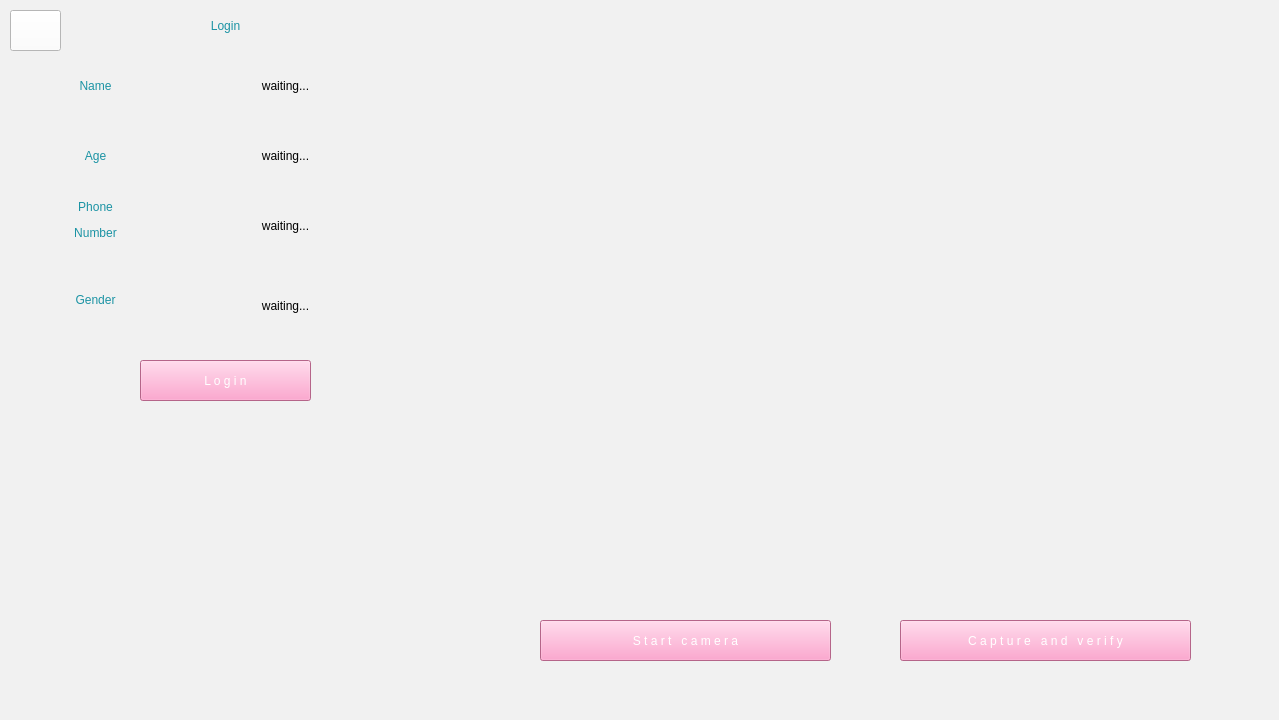
<?xml version="1.0" encoding="UTF-8"?>
<ui version="4.0">
 <class>MainWindow</class>
 <widget class="QMainWindow" name="MainWindow">
  <property name="geometry">
   <rect>
    <x>0</x>
    <y>0</y>
    <width>1279</width>
    <height>720</height>
   </rect>
  </property>
  <property name="windowTitle">
   <string>MainWindow</string>
  </property>
  <property name="styleSheet">
   <string notr="true">background-color: rgb(241, 241, 241);</string>
  </property>
  <widget class="QWidget" name="centralwidget">
   <widget class="QLabel" name="label">
    <property name="geometry">
     <rect>
      <x>-40</x>
      <y>330</y>
      <width>611</width>
      <height>371</height>
     </rect>
    </property>
    <property name="text">
     <string/>
    </property>
    <property name="pixmap">
     <pixmap>../Images/2749712.jpg</pixmap>
    </property>
    <property name="scaledContents">
     <bool>true</bool>
    </property>
   </widget>
   <widget class="QLabel" name="label_2">
    <property name="geometry">
     <rect>
      <x>100</x>
      <y>10</y>
      <width>251</width>
      <height>31</height>
     </rect>
    </property>
    <property name="styleSheet">
     <string notr="true">font: 20pt &quot;Lemon/Milk&quot;;
color: rgb(27, 147, 164);</string>
    </property>
    <property name="text">
     <string>Login</string>
    </property>
    <property name="alignment">
     <set>Qt::AlignCenter</set>
    </property>
   </widget>
   <widget class="QLabel" name="label_6">
    <property name="geometry">
     <rect>
      <x>50</x>
      <y>270</y>
      <width>91</width>
      <height>61</height>
     </rect>
    </property>
    <property name="styleSheet">
     <string notr="true">font: 14pt &quot;Lemon/Milk&quot;;
color: rgb(27, 147, 164);</string>
    </property>
    <property name="text">
     <string>&lt;html&gt;&lt;head/&gt;&lt;body&gt;&lt;p&gt;Gender&lt;/p&gt;&lt;/body&gt;&lt;/html&gt;</string>
    </property>
    <property name="alignment">
     <set>Qt::AlignCenter</set>
    </property>
   </widget>
   <widget class="QLabel" name="label_3">
    <property name="geometry">
     <rect>
      <x>50</x>
      <y>70</y>
      <width>91</width>
      <height>31</height>
     </rect>
    </property>
    <property name="styleSheet">
     <string notr="true">font: 14pt &quot;Lemon/Milk&quot;;
color: rgb(27, 147, 164);</string>
    </property>
    <property name="text">
     <string>Name</string>
    </property>
    <property name="alignment">
     <set>Qt::AlignCenter</set>
    </property>
   </widget>
   <widget class="QLabel" name="label_4">
    <property name="geometry">
     <rect>
      <x>50</x>
      <y>140</y>
      <width>91</width>
      <height>31</height>
     </rect>
    </property>
    <property name="styleSheet">
     <string notr="true">font: 14pt &quot;Lemon/Milk&quot;;
color: rgb(27, 147, 164);</string>
    </property>
    <property name="text">
     <string>Age</string>
    </property>
    <property name="alignment">
     <set>Qt::AlignCenter</set>
    </property>
   </widget>
   <widget class="QLabel" name="label_5">
    <property name="geometry">
     <rect>
      <x>50</x>
      <y>190</y>
      <width>91</width>
      <height>61</height>
     </rect>
    </property>
    <property name="styleSheet">
     <string notr="true">font: 14pt &quot;Lemon/Milk&quot;;
color: rgb(27, 147, 164);</string>
    </property>
    <property name="text">
     <string>&lt;html&gt;&lt;head/&gt;&lt;body&gt;&lt;p&gt;Phone&lt;/p&gt;&lt;p&gt;Number&lt;/p&gt;&lt;/body&gt;&lt;/html&gt;</string>
    </property>
    <property name="alignment">
     <set>Qt::AlignCenter</set>
    </property>
   </widget>
   <widget class="QLabel" name="image_label">
    <property name="geometry">
     <rect>
      <x>450</x>
      <y>-20</y>
      <width>831</width>
      <height>631</height>
     </rect>
    </property>
    <property name="styleSheet">
     <string notr="true"/>
    </property>
    <property name="text">
     <string/>
    </property>
   </widget>
   <widget class="QPushButton" name="control_bt">
    <property name="geometry">
     <rect>
      <x>540</x>
      <y>620</y>
      <width>291</width>
      <height>41</height>
     </rect>
    </property>
    <property name="styleSheet">
     <string notr="true">font: 12pt &quot;Lemon/Milk&quot;;color: rgb(255, 255, 255);background-color: rgb(253, 142, 192);</string>
    </property>
    <property name="text">
     <string>S t a r t   c a m e r a</string>
    </property>
   </widget>
   <widget class="QLabel" name="namelabel">
    <property name="geometry">
     <rect>
      <x>140</x>
      <y>70</y>
      <width>291</width>
      <height>31</height>
     </rect>
    </property>
    <property name="styleSheet">
     <string notr="true">font: 18pt &quot;Lemon/Milk&quot;;
color: rgb(0, 0, 0);</string>
    </property>
    <property name="text">
     <string>waiting...</string>
    </property>
    <property name="alignment">
     <set>Qt::AlignCenter</set>
    </property>
   </widget>
   <widget class="QLabel" name="agelabel">
    <property name="geometry">
     <rect>
      <x>140</x>
      <y>140</y>
      <width>291</width>
      <height>31</height>
     </rect>
    </property>
    <property name="styleSheet">
     <string notr="true">font: 18pt &quot;Lemon/Milk&quot;;
color: rgb(0, 0, 0);</string>
    </property>
    <property name="text">
     <string>waiting...</string>
    </property>
    <property name="alignment">
     <set>Qt::AlignCenter</set>
    </property>
   </widget>
   <widget class="QLabel" name="phonelabel">
    <property name="geometry">
     <rect>
      <x>140</x>
      <y>210</y>
      <width>291</width>
      <height>31</height>
     </rect>
    </property>
    <property name="styleSheet">
     <string notr="true">font: 18pt &quot;Lemon/Milk&quot;;
color: rgb(0, 0, 0);</string>
    </property>
    <property name="text">
     <string>waiting...</string>
    </property>
    <property name="alignment">
     <set>Qt::AlignCenter</set>
    </property>
   </widget>
   <widget class="QLabel" name="genderlabel">
    <property name="geometry">
     <rect>
      <x>140</x>
      <y>290</y>
      <width>291</width>
      <height>31</height>
     </rect>
    </property>
    <property name="styleSheet">
     <string notr="true">font: 18pt &quot;Lemon/Milk&quot;;
color: rgb(0, 0, 0);</string>
    </property>
    <property name="text">
     <string>waiting...</string>
    </property>
    <property name="alignment">
     <set>Qt::AlignCenter</set>
    </property>
   </widget>
   <widget class="QPushButton" name="verify_btn">
    <property name="geometry">
     <rect>
      <x>900</x>
      <y>620</y>
      <width>291</width>
      <height>41</height>
     </rect>
    </property>
    <property name="styleSheet">
     <string notr="true">font: 12pt &quot;Lemon/Milk&quot;;color: rgb(255, 255, 255);background-color: rgb(253, 142, 192);</string>
    </property>
    <property name="text">
     <string>C a p t u r e   a n d   v e r i f y</string>
    </property>
   </widget>
   <widget class="QPushButton" name="login_btn">
    <property name="geometry">
     <rect>
      <x>140</x>
      <y>360</y>
      <width>171</width>
      <height>41</height>
     </rect>
    </property>
    <property name="styleSheet">
     <string notr="true">font: 12pt &quot;Lemon/Milk&quot;;color: rgb(255, 255, 255);background-color: rgb(253, 142, 192);</string>
    </property>
    <property name="text">
     <string>L o g i n</string>
    </property>
   </widget>
   <widget class="QPushButton" name="backbtn_2">
    <property name="geometry">
     <rect>
      <x>10</x>
      <y>10</y>
      <width>51</width>
      <height>41</height>
     </rect>
    </property>
    <property name="styleSheet">
     <string notr="true">background-color: rgb(255, 255, 255);</string>
    </property>
    <property name="text">
     <string/>
    </property>
    <property name="icon">
     <iconset>
      <normaloff>../Images/3646423e2df5a8a39333e2aa8bbcc8e1_back-arrow-icon-png-image-free-download-searchpngcom_715-715.png</normaloff>../Images/3646423e2df5a8a39333e2aa8bbcc8e1_back-arrow-icon-png-image-free-download-searchpngcom_715-715.png</iconset>
    </property>
    <property name="iconSize">
     <size>
      <width>32</width>
      <height>32</height>
     </size>
    </property>
   </widget>
  </widget>
 </widget>
 <resources/>
 <connections/>
</ui>
